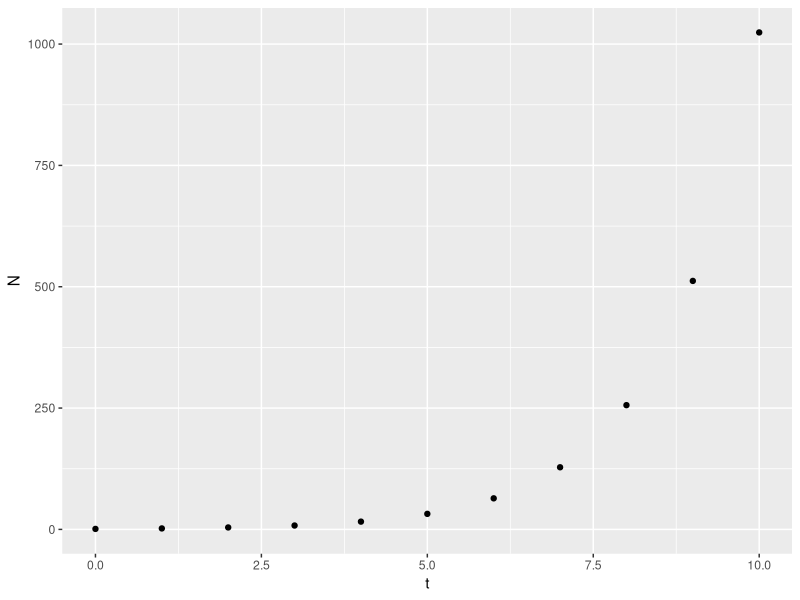

Reproduce this figure in R.
## ---- chunk 1
library(ggplot2)
library(data.table)
## ---- chunk 2
k <- 2
t_inc <- 1
t0 <- 0
tf <- 10
t <- seq(t0, tf, by=t_inc)
No <- 1
N <- rep(No,length(t))
for(i in 2:length(t)){
  N[i] <- k*N[i-1]
}
qplot(t, N)
